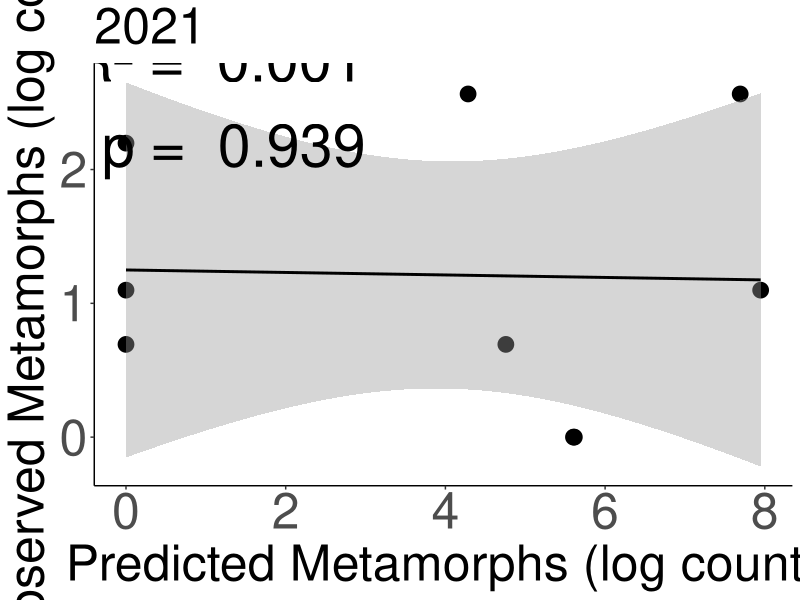
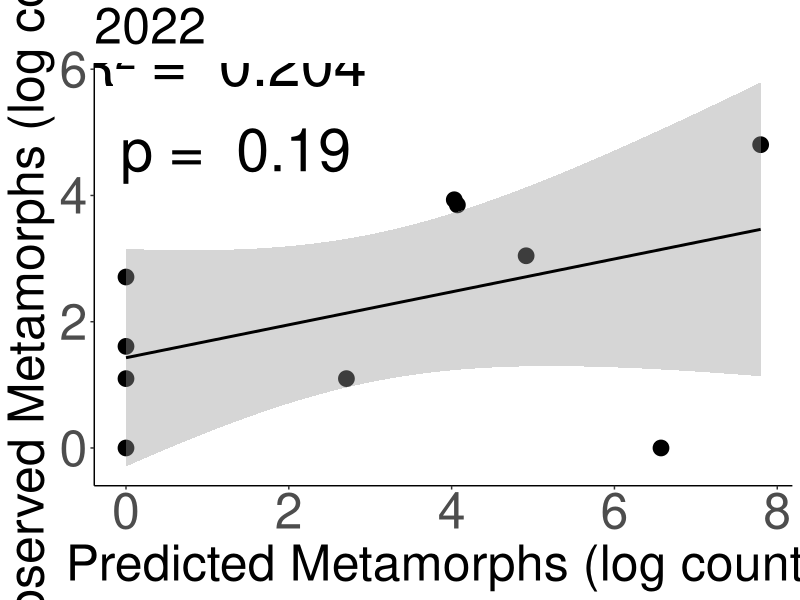
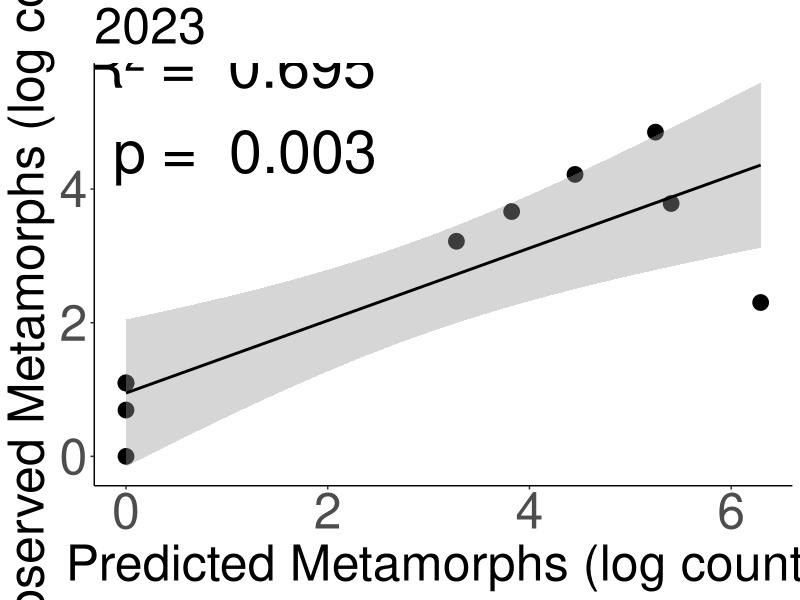
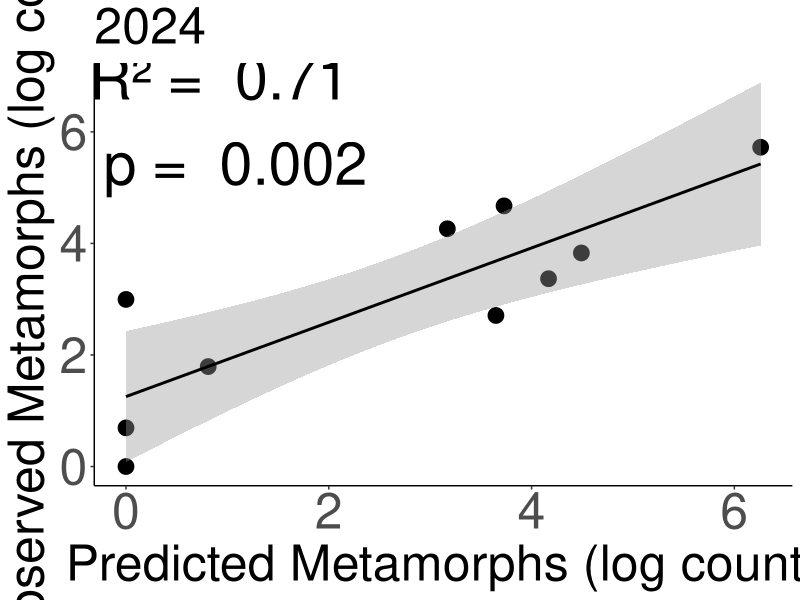
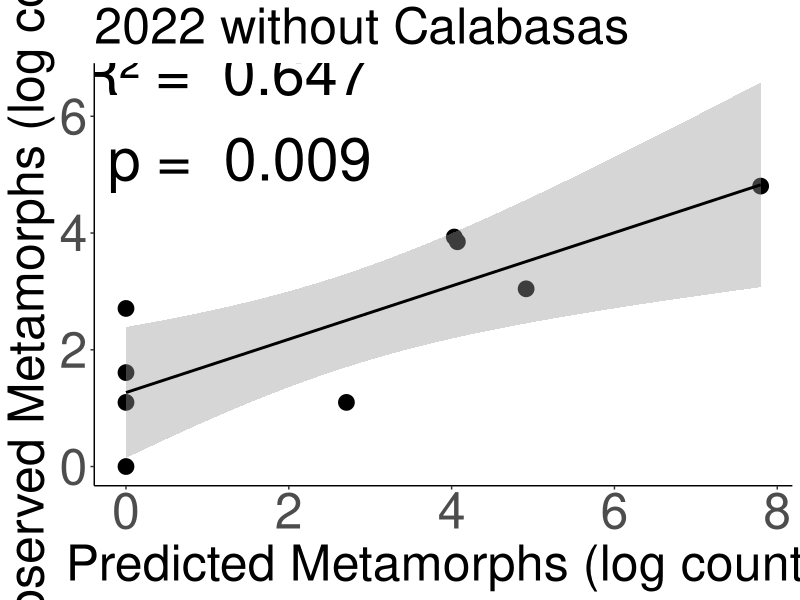
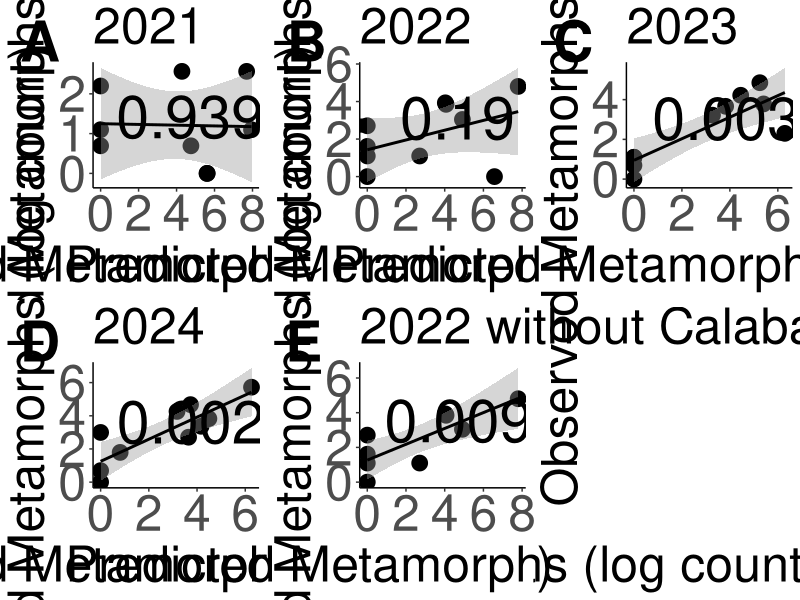
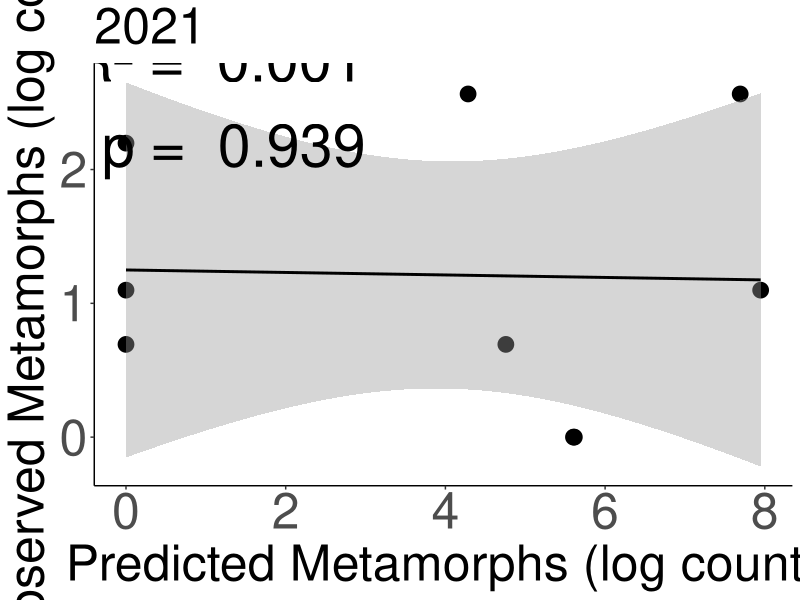
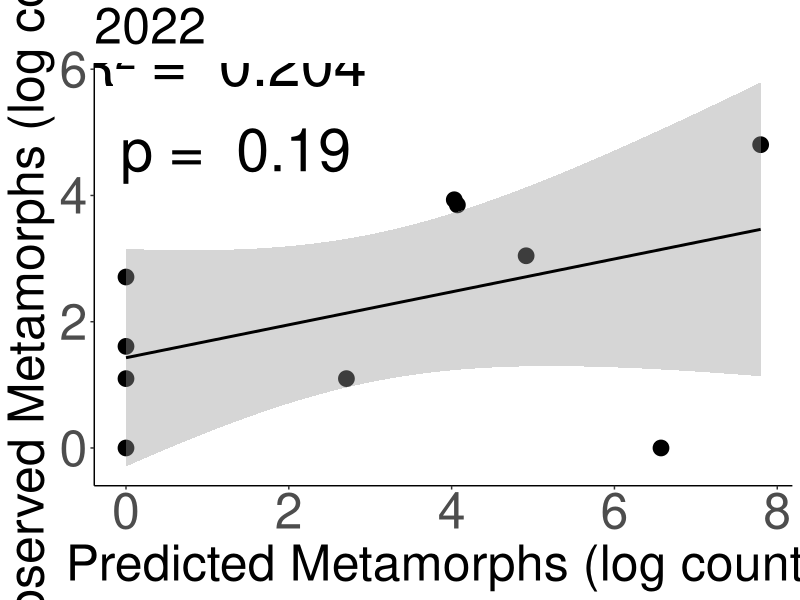

R code for these plots, in order: (Note: this script raises an error after producing the figures.)
#Making nice correlation plots for recruitment correlation
library(tidyverse)
library(ggpubr)
library(writexl)
df <- read_csv("Data/Larval_Correlations_Sum_Density.csv")

#Subsetting the data by year
data2021 <- df %>%
  filter(Year == 2021) %>%
  dplyr::select(Pond, Metamorph_Estimate, Drift_Fence_Actual_Count)

data2022 <- df %>%
  filter(Year == 2022) %>%
  dplyr::select(Pond, Metamorph_Estimate, Drift_Fence_Actual_Count)

data2023 <- df %>%
  filter(Year == 2023) %>%
  dplyr::select(Pond, Metamorph_Estimate, Drift_Fence_Actual_Count)

data2024 <- df %>%
  filter(Year == 2024) %>%
  dplyr::select(Pond, Metamorph_Estimate, Drift_Fence_Actual_Count)


#2021 Model
model2021 <- lm(log(Drift_Fence_Actual_Count+1) ~ log(Metamorph_Estimate+1), data = data2021)
summary(model2021)

#2022 Model
model2022 <- lm(log(Drift_Fence_Actual_Count+1) ~ log(Metamorph_Estimate+1), data = data2022)
summary(model2022)

#2023 Model
model2023 <- lm(log(Drift_Fence_Actual_Count+1) ~ log(Metamorph_Estimate+1), data = data2023)
summary(model2023)

#2024 Model
model2024 <- lm(log(Drift_Fence_Actual_Count) ~ log(Metamorph_Estimate+1), data = data2024)
summary(model2024)

summary2021 <- summary(model2021)
summary2022 <- summary(model2022)
summary2023 <- summary(model2023)
summary2024 <- summary(model2024)

p_value2021 <- coef(summary(model2021))[2, 4]
p_value2022 <- coef(summary(model2022))[2, 4]
p_value2023 <- coef(summary(model2023))[2, 4]
p_value2024 <- coef(summary(model2024))[2, 4]




#2021 Plot
plot1 <- ggplot(data2021, aes(x = log(Metamorph_Estimate+1), y = log(Drift_Fence_Actual_Count+1))) +
  geom_point(size = 5) +
  stat_smooth(method = "lm", color = "black")+
  labs(x = "Predicted Metamorphs (log count)",
       y = "Observed Metamorphs (log count)",
       title = "2021")+
  theme_classic() +
  theme(plot.title = element_text(size = 36), 
        axis.text = element_text(size = 36), 
        axis.title = element_text(size = 36)) +
  annotate("text", x = 1.25, y = 2.5, label = paste("R² = ", round(summary2021$r.squared, 3), "\n", "p = ", round(p_value2021, 3)),
           size = 15, color = "black")
plot1
ggsave("Figures/2021_correlation.jpg", 
       plot = plot1,
       height = 15,
       width = 30)

#2022 Plot
plot2 <- ggplot(data2022, aes(x = log(Metamorph_Estimate+1), y = log(Drift_Fence_Actual_Count+1))) +
  geom_point(size = 5) +
  stat_smooth(method = "lm", color = "black")+
  labs(x = "Predicted Metamorphs (log count)",
       y = "Observed Metamorphs (log count)",
       title = "2022")+
  theme_classic() +
  theme(plot.title = element_text(size = 36), 
        axis.text = element_text(size = 36), 
        axis.title = element_text(size = 36)) +
  annotate("text", x = 1.25, y = 5.4, label = paste("R² = ", round(summary2022$r.squared, 3), "\n", "p = ", round(p_value2022, 3)),
           size = 15, color = "black")

plot2
ggsave("Figures/2022_correlation.jpg", 
       plot = plot2,
       height = 15,
       width = 30)


#2023 Plot
plot3 <- ggplot(data2023, aes(x = log(Metamorph_Estimate+1), y = log(Drift_Fence_Actual_Count+1))) +
  geom_point(size = 5) +
  stat_smooth(method = "lm", color = "black")+
  labs(x = "Predicted Metamorphs (log count)",
       y = "Observed Metamorphs (log count)",
       title = "2023")+
  theme_classic() +
  theme(plot.title = element_text(size = 36), 
        axis.text = element_text(size = 36), 
        axis.title = element_text(size = 36)) +
  annotate("text",x = 1.1, y = 5.2, label = paste("R² = ", round(summary2023$r.squared, 3), "\n", "p = ", round(p_value2023, 3)),
           size = 15, color = "black")
plot3
ggsave("Figures/2023_correlation.jpg", 
       plot = plot3,
       height = 15,
       width = 30)


#2024 Plot
plot4 <- ggplot(data2024, aes(x = log(Metamorph_Estimate+1), y = log(Drift_Fence_Actual_Count))) +
  geom_point(size = 5) +
  stat_smooth(method = "lm", colour = "black")+
  labs(x = "Predicted Metamorphs (log count)",
       y = "Observed Metamorphs (log count)",
       title = "2024")+
  theme_classic() +
  theme(plot.title = element_text(size = 36), 
        axis.text = element_text(size = 36), 
        axis.title = element_text(size = 36))+
  annotate("text",  x = 1, y = 6.2, label = paste("R² = ", round(summary2024$r.squared, 3), "\n", "p = ", round(p_value2024, 3)),
           size = 15, color = "black") 
plot4
ggsave("Figures/2024_correlation.jpg", 
       plot = plot4,
       height = 15,
       width = 30)



#2022 without Calabasas
data2022NoCalabasas <- df %>%
  filter(Year == 2022, Pond != "Calabasas") %>%
  dplyr::select(Pond, Metamorph_Estimate, Drift_Fence_Actual_Count)


model2022NoCalabasas <- lm(log(Drift_Fence_Actual_Count+1) ~ log(Metamorph_Estimate+1), data = data2022NoCalabasas)
summary(model2022NoCalabasas)

summary2022NoCalabasas <- summary(model2022NoCalabasas)
p_value2022NoCalabasas <- coef(summary(model2022NoCalabasas))[2, 4]



plot5 <- ggplot(data2022NoCalabasas, aes(x = log(Metamorph_Estimate+1), y = log(Drift_Fence_Actual_Count+1))) +
  geom_point(size = 5) +
  stat_smooth(method = "lm", color = "black")+
  labs(x = "Predicted Metamorphs (log count)",
       y = "Observed Metamorphs (log count)",
       title = "2022 without Calabasas")+
  theme_classic() +
  theme(plot.title = element_text(size = 36), 
        axis.text = element_text(size = 36), 
        axis.title = element_text(size = 36)) +
  annotate("text", 
           x = 1.3, 
           y = 6.0, 
           label = paste("R² = ", round(summary2022NoCalabasas$r.squared, 3), "\n", "p = ", round(p_value2022NoCalabasas, 3)),
           size = 15, 
           color = "black")
plot5
ggsave("Figures/2022_no_calabasas_correlation.jpg", 
       plot = plot5,
       height = 15,
       width = 30)








multiPlot <- cowplot::plot_grid(plot1, plot2, plot3, plot4, plot5,
                                nrow = 2,
                                ncol = 3,
                                labels = "AUTO",
                                label_size = 40)
multiPlot
ggsave("Figures/drift_fence_correlations.jpg", multiPlot, width = 30, height = 20)



#Now assessing all years pooled
all_years <- lm(log(Drift_Fence_Actual_Count+1) ~ log(Metamorph_Estimate+1), data = df)
summary(all_years)
df$residuals <- all_years$residuals
write_xlsx(df, path = "Data/drift_fence_correlation_residuals.xlsx")

## Quadratic model showing residuals vs. depth
## This is done to demonstrate the predcitive ability of our metric
## Based on this, we can see that the model is not reliable at very shallow 
## ponds, but at intermediate and deep ponds, it does not significantly differ.
quadratic_model <- lm(residuals ~ poly(depth,2) , 
                    data = df, 
                    na.action = na.exclude)
summary(quadratic_model)

  
residuals_vs_depth_plot <- ggplot(df, aes(x = depth, y = residuals)) +
  geom_point(aes(x = depth, y = residuals)) +
  stat_smooth(method = "lm", formula = y ~ poly(x,2), size = 1, color = "black") +
  labs(x = "Depth (cm)",
       y = "Residuals") +
  theme_classic()

residuals_vs_depth_plot

ggsave("Figures/residuals_vs_depth.png", residuals_vs_depth_plot)

##Returning the slope of the regression to calculate trespass rate
all_years_slope <- coef(all_years)[2]
##Slope is 0.24
